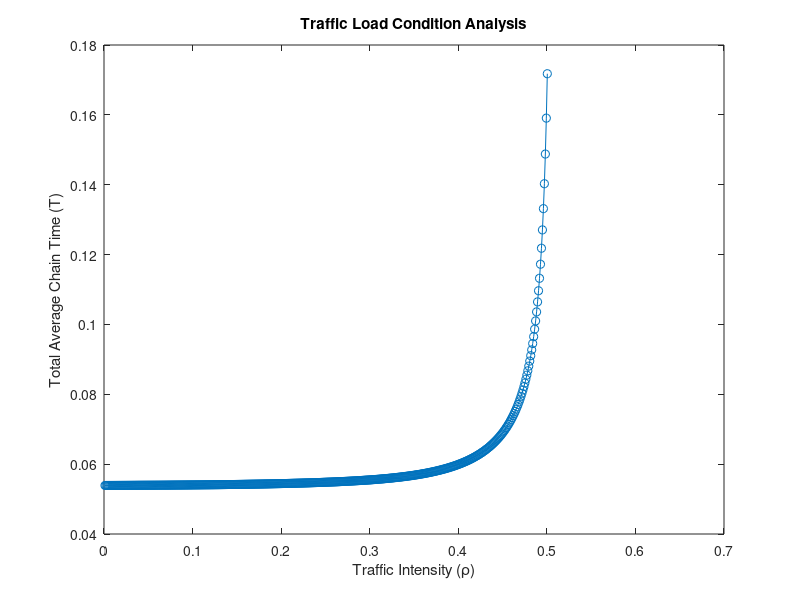
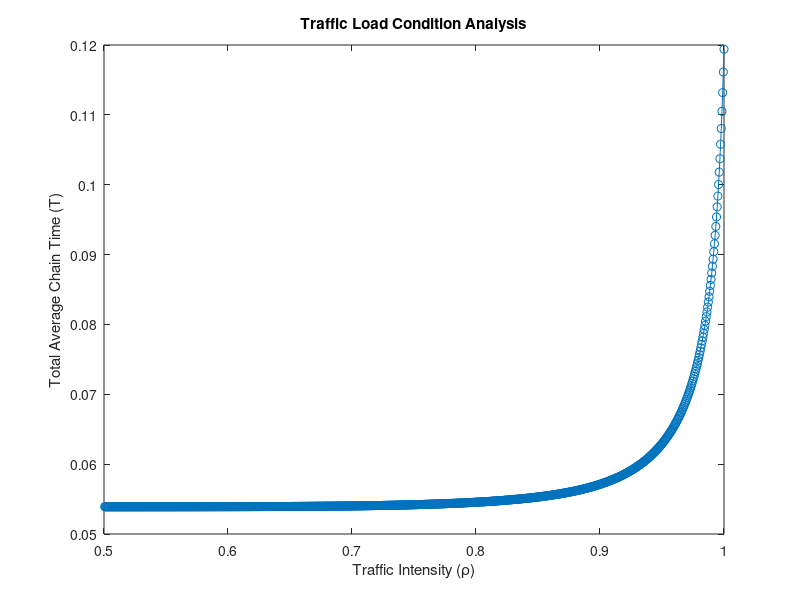

The MATLAB script that drew these images, in order:
# Jackson for a single-class open netowrk

# routing matrix
P = [0 1 0 0;
     0 0 1 0;
     0 0 0 1;
     0 0 0 0];

# lambda vector 100 req/s
lambda = [100 0 0 0];

# mean number of visists
V = qnosvisits(P,lambda);

k = [1 1 5 1]; # k at node 3 must be at least 5
S = [0.0011, 0.0072, 0.041, 0.0046];

[U, R, Q, X] = qnos(lambda(1), S, V, k);

display("Total avg. chain time:")
T = (1/lambda(1))*sum(Q)

# we have to reach 200 ms -> 0.2 s
# 0.1035 s is the result

% TRAFFIC LOAD CONDITION ANALYSIS

T_values = [];
rho_values = [];

max_lambda = 0.5 * (k .* (1 ./ S));
max_lambda = ceil(max_lambda(1));

lambdas = linspace(1, max_lambda, max_lambda);

for i = 1:max_lambda(1)
  try
    [U, R, Q, X] = qnos(lambdas(i), S, V, k);
  catch err
    lastNumber = sscanf(err.message, 'Processing capacity exceeded at center %d');
    k(lastNumber) = k(lastNumber) + 1;
  end_try_catch

end

k

for i = 1:max_lambda
  [U, R, Q, X] = qnos(lambdas(i), S, V, k);
  T_values(i) = (1/lambdas(i)) * sum(Q);
  res = lambdas(i) * (1 ./ (k .* (1 ./ S)));
  rho_values(i) = res(1);
end

figure;
plot(rho_values, T_values, '-o');
xlabel('Traffic Intensity (\rho)');
ylabel('Total Average Chain Time (T)');
title('Traffic Load Condition Analysis');

T_values = [];
rho_values = [];
max_lambda = 1 * (k .* (1 ./ S));

lambdas = linspace(1, max_lambda(1), max_lambda(1));

for i = 1:max_lambda(1)
  try
    [U, R, Q, X] = qnos(lambdas(i), S, V, k);
  catch err
    lastNumber = sscanf(err.message, 'Processing capacity exceeded at center %d');
    k(lastNumber) = k(lastNumber) + 1;
  end_try_catch

end

for i = 1:max_lambda(1)
  [U, R, Q, X] = qnos(lambdas(i), S, V, k);
  T_values(i) = (1/lambdas(i)) * sum(Q);
  res = lambdas(i) * (1 ./ (k .* (1 ./ S)));
  rho_values(i) = res(1)+0.5;
end

k

figure;
plot(rho_values(1, :), T_values, '-o');
xlabel('Traffic Intensity (\rho)');
ylabel('Total Average Chain Time (T)');
title('Traffic Load Condition Analysis');

